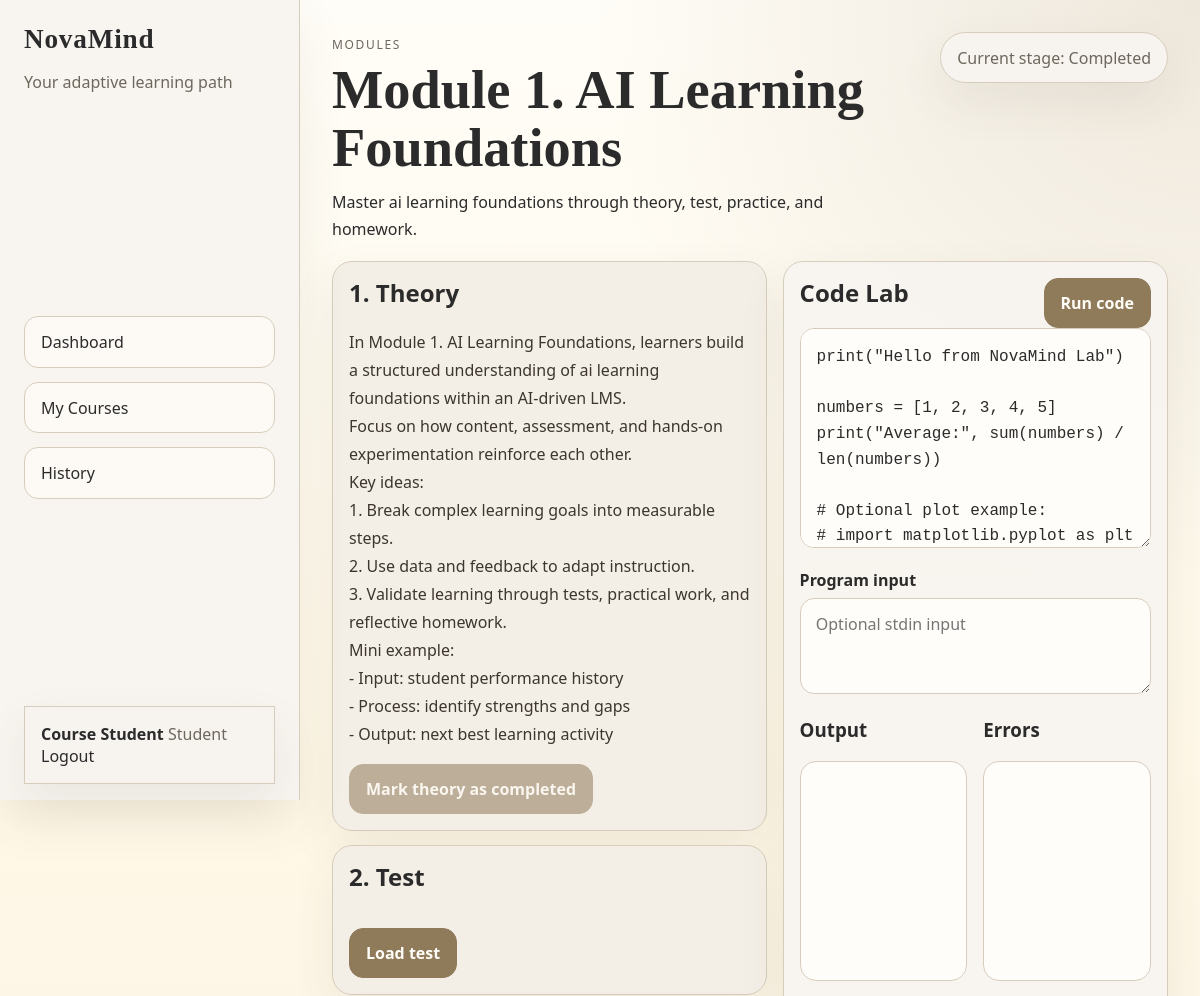
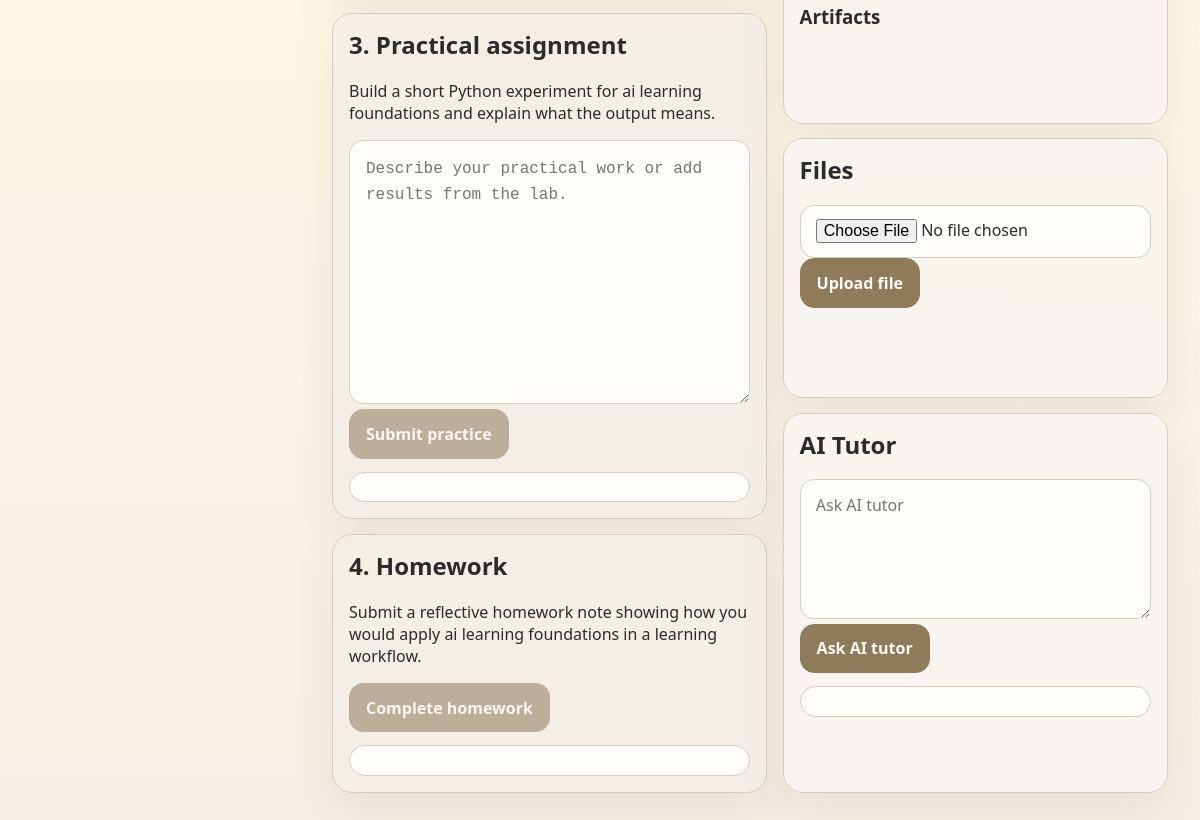
The page /module/1 (signed in) on the database its author committed (2 pictures, top to bottom).
### tables this page shows
CREATE TABLE users (
            id INTEGER PRIMARY KEY AUTOINCREMENT,
            username TEXT UNIQUE NOT NULL,
            full_name TEXT NOT NULL,
            password_hash TEXT NOT NULL,
            role_id INTEGER NOT NULL,
            preferred_language TEXT DEFAULT 'en',
            created_at TEXT DEFAULT CURRENT_TIMESTAMP,
            FOREIGN KEY (role_id) REFERENCES roles(id)
        );

CREATE TABLE roles (
            id INTEGER PRIMARY KEY AUTOINCREMENT,
            name TEXT UNIQUE NOT NULL
        );

CREATE TABLE modules (
            id INTEGER PRIMARY KEY,
            sort_order INTEGER NOT NULL,
            title_en TEXT NOT NULL,
            title_ru TEXT NOT NULL,
            title_kz TEXT NOT NULL,
            summary_en TEXT NOT NULL,
            summary_ru TEXT NOT NULL,
            summary_kz TEXT NOT NULL
        , course_id INTEGER);

CREATE TABLE lessons (
            id INTEGER PRIMARY KEY AUTOINCREMENT,
            module_id INTEGER UNIQUE NOT NULL,
            theory_en TEXT NOT NULL,
            theory_ru TEXT NOT NULL,
            theory_kz TEXT NOT NULL,
            FOREIGN KEY (module_id) REFERENCES modules(id)
        );

CREATE TABLE assignments (
            id INTEGER PRIMARY KEY AUTOINCREMENT,
            module_id INTEGER NOT NULL,
            stage_type TEXT NOT NULL,
            prompt_en TEXT NOT NULL,
            prompt_ru TEXT NOT NULL,
            prompt_kz TEXT NOT NULL,
            FOREIGN KEY (module_id) REFERENCES modules(id)
        );

### app.py (the view)
@app.route("/module/<int:module_id>")
@login_required
def module_view(module_id):
    module = get_module_or_404(module_id)
    if is_student() and not student_can_access_module(g.user["id"], module_id):
        flash(t("not_enrolled_message"))
        return redirect(url_for("my_courses"))
    if not is_module_unlocked(g.user["id"], module_id):
        flash("This module is locked until the previous module is fully completed.")
        return redirect(url_for("dashboard"))
    db = get_db()
    lesson = db.execute("SELECT * FROM lessons WHERE module_id = ?", (module_id,)).fetchone()
    progress = get_module_progress(g.user["id"], module_id)
    assignments = db.execute(
        "SELECT * FROM assignments WHERE module_id = ? ORDER BY stage_type",
        (module_id,),
    ).fetchall()
    assignment_map = {row["stage_type"]: row for row in assignments}
    return render_template(
        "module.html",
        module=module,
        lesson=lesson,
        progress=progress,
        stage=current_stage(progress),
        practice_assignment=assignment_map.get("practice"),
        homework_assignment=assignment_map.get("homework"),
    )

### app.py (called while the page is built)
def get_db():
    if "db" not in g:
        g.db = sqlite3.connect(DATABASE_PATH)
        g.db.row_factory = sqlite3.Row
    return g.db

def t(key):
    lang = session.get("lang", "en")
    return TRANSLATIONS.get(lang, TRANSLATIONS["en"]).get(key, key)

def app_texts():
    keys = [
        "load_test",
        "submit_test",
        "score_label",
        "passed_message",
        "failed_message",
        "choose_file_first",
        "download",
        "no_files",
        "error_output",
        "test_locked_message",
    ]
    return {key: t(key) for key in keys}

def role_label(role_name):
    return {
        "student": t("student_role"),
        "teacher": t("teacher_role"),
        "admin": "Admin",
    }.get(role_name, role_name.title())

def is_student():
    return bool(g.user and g.user["role_name"] == "student")

def login_required(view):
    @wraps(view)
    def wrapped(*args, **kwargs):
        if not g.user:
            return redirect(url_for("login"))
        return view(*args, **kwargs)
    return wrapped

@app.before_request
def load_logged_in_user():
    if session.get("lang") not in ALLOWED_LANGS:
        session["lang"] = detect_request_language()
    user_id = session.get("user_id")
    g.user = None
    if user_id:
        g.user = get_db().execute(
            """
            SELECT users.*, roles.name AS role_name
            FROM users JOIN roles ON roles.id = users.role_id
            WHERE users.id = ?
            """,
            (user_id,),
        ).fetchone()
        if not g.user:
            session.clear()
            return
        session["role_name"] = g.user["role_name"]
        if session.get("lang") not in ALLOWED_LANGS:
            session["lang"] = g.user["preferred_language"] or detect_request_language()

def require_module_id(module_id):
    if not 1 <= module_id <= 15:
        abort(404)

def get_module_or_404(module_id):
    require_module_id(module_id)
    module = get_db().execute("SELECT * FROM modules WHERE id = ? AND sort_order <= 15", (module_id,)).fetchone()
    if not module:
        abort(404)
    return module

def ensure_progress_rows(user_id):
    db = get_db()
    for module_id in range(1, 16):
        db.execute(
            "INSERT OR IGNORE INTO progress_tracking(user_id, module_id) VALUES (?, ?)",
            (user_id, module_id),
        )
    db.commit()

### templates/module.html (shortened to what this page needs)
{% extends "base.html" %}
{% block content %}
<section class="page-header">
    <div>
        <span class="eyebrow">{{ t('modules') }}</span>
        <h1>{{ module['title_' + session.get('lang', 'en')] }}</h1>
        <p>{{ module['summary_' + session.get('lang', 'en')] }}</p>
    </div>
    <div class="stat-pill">{{ t('current_stage') }}: {{ stage|title }}</div>
</section>
<section class="module-layout">
    <div class="stage-panel">
        <div class="stage-card {{ 'current' if stage == 'theory' else '' }} {{ 'done' if progress.theory_completed else '' }}">
            <h2>1. {{ t('theory') }}</h2>
            <div class="rich-text">{{ lesson['theory_' + session.get('lang', 'en')] | replace('\n', '<br>') | safe }}</div>
            <button
                class="primary-btn"
                id="completeTheoryBtn"
                data-module-id="{{ module.id }}"
                {% if stage != 'theory' %}disabled{% endif %}
            >{{ t('complete_theory') }}</button>
        </div>
        <div class="stage-card {{ 'current' if stage == 'test' else '' }} {{ 'done' if progress.test_completed else '' }}">
            <h2>2. {{ t('test') }}</h2>
            <button
                class="primary-btn"
                id="loadTestBtn"
                data-module-id="{{ module.id }}"
            >{{ t('load_test') }}</button>
        </div>
        <div class="stage-card {{ 'current' if stage == 'practice' else '' }} {{ 'done' if progress.practice_completed else '' }}">
            <h2>3. {{ t('practice') }}</h2>
            <p>{{ practice_assignment['prompt_' + session.get('lang', 'en')] }}</p>
            <textarea id="practiceText" class="practice-editor" rows="9" placeholder="{{ t('practical_prompt') }}" {% if stage != 'practice' %}disabled{% endif %}></textarea>
            <button class="primary-btn" id="practiceBtn" data-module-id="{{ module.id }}" {% if stage != 'practice' %}disabled{% endif %}>{{ t('submit_practice') }}</button>
            <div id="practiceFeedback" class="feedback-box"></div>
        </div>
        <div class="stage-card {{ 'current' if stage == 'homework' else '' }} {{ 'done' if progress.homework_completed else '' }}">
            <h2>4. {{ t('homework') }}</h2>
            <p>{{ homework_assignment['prompt_' + session.get('lang', 'en')] }}</p>
            <button class="primary-btn" id="homeworkBtn" data-module-id="{{ module.id }}" {% if stage != 'homework' %}disabled{% endif %}>{{ t('complete_homework') }}</button>
            <div id="homeworkFeedback" class="feedback-box"></div>
        </div>
    </div>
    <div class="lab-panel">
        <div class="lab-card">
            <div class="lab-header">
                <h2>{{ t('lab') }}</h2>
                <button class="primary-btn" id="runCodeBtn" data-module-id="{{ module.id }}">{{ t('run_code') }}</button>
            </div>
            <textarea id="codeEditor" class="code-editor">print("Hello from NovaMind Lab")
numbers = [1, 2, 3, 4, 5]
print("Average:", sum(numbers) / len(numbers))
# Optional plot example:
# import matplotlib.pyplot as plt
# plt.plot(numbers)
# plt.title("Progress trend")
# plt.savefig("progress.png")
</textarea>
            <label class="lab-input-label" for="stdinInput">{{ t('stdin') }}</label>
            <textarea id="stdinInput" rows="3" placeholder="Optional stdin input"></textarea>
            <div class="lab-output-grid">
                <div>
                    <h3>{{ t('output') }}</h3>
                    <pre id="codeOutput" class="output-box"></pre>
                </div>
                <div>
                    <h3>{{ t('error_output') }}</h3>
                    <pre id="codeError" class="output-box error-box"></pre>
                </div>
            </div>
            <div>
                <h3>{{ t('artifacts') }}</h3>
            </div>
        </div>
        <div class="lab-card">
            <h2>{{ t('files') }}</h2>
            <form id="uploadForm" class="upload-form" data-module-id="{{ module.id }}">
                <input type="file" name="file" id="labFileInput">
                <button type="submit" class="primary-btn">{{ t('upload_file') }}</button>
            </form>
        </div>
        <div class="lab-card">
            <h2>{{ t('ai_tutor') }}</h2>
            <textarea id="tutorQuestion" rows="5" placeholder="{{ t('ask_ai') }}"></textarea>
            <button class="primary-btn" id="tutorBtn" data-module-id="{{ module.id }}">{{ t('ask_ai') }}</button>
            <div id="tutorAnswer" class="feedback-box tutor-box"></div>
        </div>
    </div>
</section>
{% endblock %}

### templates/base.html (shortened to what this page needs)
<!doctype html>
<html lang="{{ session.get('lang', 'en') }}">
<head>
    <link rel="stylesheet" href="{{ url_for('static', filename='css/styles.css') }}">
</head>
<body class="{% if g.user %}app-body{% else %}auth-body{% endif %}">
    <div class="app-shell">
        {% if g.user %}
        <aside class="sidebar">
            <div class="sidebar-inner">
                <div>
                    <div class="brand">NovaMind</div>
                    <p class="brand-subtitle">{{ t('your_path') }}</p>
                </div>
                <nav class="nav-links">
                    <a href="{{ url_for('dashboard') }}" class="{{ 'active' if request.endpoint == 'dashboard' else '' }}">{{ t('dashboard') }}</a>
                    {% if g.user.role_name == 'student' %}
                    <a href="{{ url_for('my_courses') }}" class="{{ 'active' if request.endpoint in ['my_courses', 'course_detail'] else '' }}">{{ t('my_courses') }}</a>
                    {% endif %}
                    <a href="{{ url_for('history') }}" class="{{ 'active' if request.endpoint == 'history' else '' }}">{{ t('history') }}</a>
                </nav>
                <div class="user-box">
                    <strong>{{ g.user.full_name }}</strong>
                    <span>{{ role_label(g.user.role_name) }}</span>
                    <a href="{{ url_for('logout') }}">{{ t('logout') }}</a>
                </div>
            </div>
        </aside>
        {% endif %}
        <main class="main-content {% if not g.user %}auth-layout{% endif %}">
            <div class="content-shell {% if not g.user %}content-shell-auth{% endif %}">
                {% block content %}{% endblock %}
            </div>
        </main>
    </div>
</body>
</html>

### rows shown on the page
users: user.full_name "Course Student"
roles: name "Student"
modules: title_en "Module 1. AI Learning Foundations", summary_en "Master ai learning foundations through theory, test, practice, and homework."
lessons: theory_en "In Module 1. AI Learning Foundations, learners build a structured understanding of ai learning foundations within an AI-driven LMS. Focus on how content, assessment, and hands-on experimentation reinforce each other. Key ideas: 1. Break complex learning goals into measurable steps. 2. Use data and feedback to adapt instruction. 3. Validate learning through tests, practical work, and reflective homework. Mini example: - Input: student performance history - Process: identify strengths and gaps - Output: next best learning activity"
assignments: prompt_en "Build a short Python experiment for ai learning foundations and explain what the output means."
assignments: stage_type "Homework", prompt_en "Submit a reflective homework note showing how you would apply ai learning foundations in a learning workflow."

### other values the page prints
{{ t('your_path') }} "Your adaptive learning path"
{{ t('dashboard') }} "Dashboard"
{{ t('my_courses') }} "My Courses"
{{ t('history') }} "History"
{{ t('logout') }} "Logout"
{{ t('modules') }} "MODULES"
{{ t('current_stage') }} "Current stage"
{{ stage|title }} "Completed"
{{ t('theory') }} "Theory"
{{ t('complete_theory') }} "Mark theory as completed"
{{ t('test') }} "Test"
{{ t('load_test') }} "Load test"
{{ t('practice') }} "Practical assignment"
{{ t('submit_practice') }} "Submit practice"
{{ t('complete_homework') }} "Complete homework"
